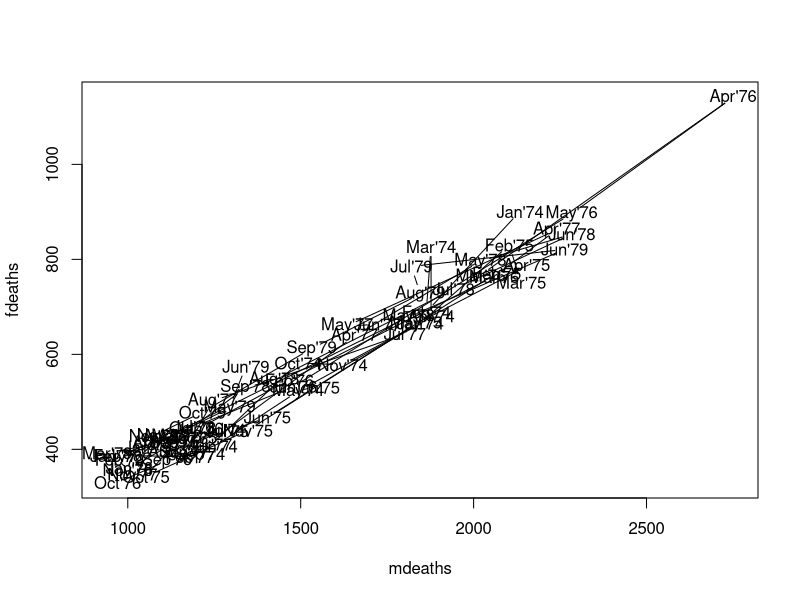
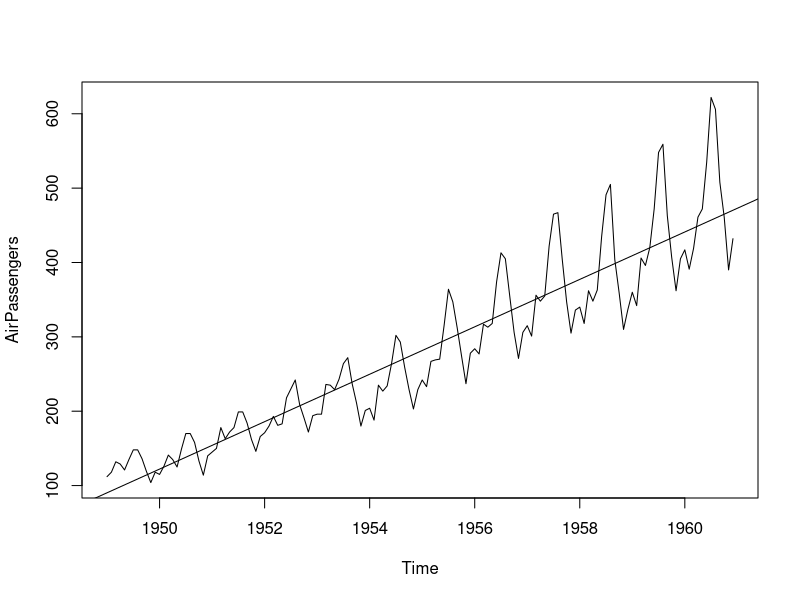

These figures' R source, in order: (Note: this script raises an error after producing the figures.)
yr <- floor(tt <- time(mdeaths))
tt
plot(mdeaths, fdeaths,
     xy.labels = paste(month.abb[12*(tt - yr)], yr-1900, sep = "'"))

###
data(AirPassengers)
class(AirPassengers)
AirPassengers
plot(AirPassengers)
abline(reg=lm(AirPassengers~time(AirPassengers)))
summary(reg)
cycle(AirPassengers)
plot(aggregate(AirPassengers,FUN=mean))
boxplot(AirPassengers~cycle(AirPassengers))